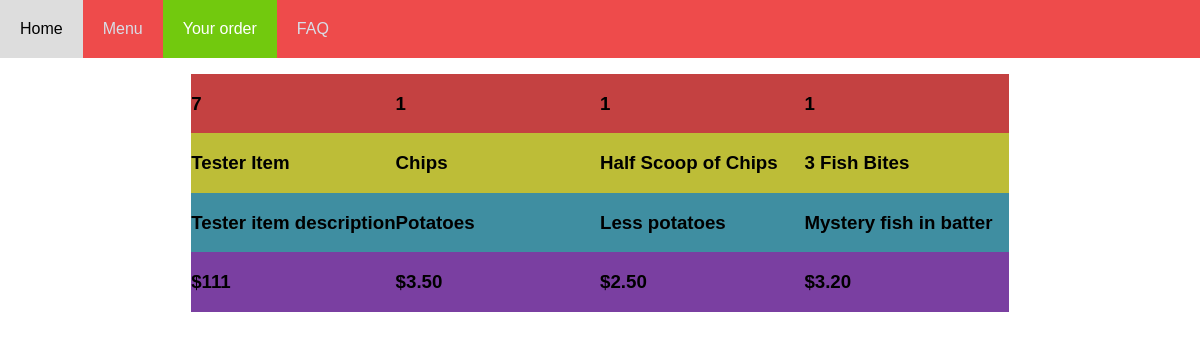
The page /orders on the database its author committed.
### tables this page shows
CREATE TABLE item (id INTEGER PRIMARY KEY, name STRING, description STRING, price DECIMAL, type STRING (100));

### main.py (the view)
@app.route("/orders")
def orders():
    cursor = get_db().cursor()
    sql = "SELECT item_id, name, description, price, order_item.item_id FROM item INNER JOIN order_item ON item.id = order_item.item_id"
    cursor.execute(sql)
    sql = cursor.fetchall()
    cursor = get_db().cursor()
    distinct = "SELECT DISTINCT item_id, name, description, price, order_item.item_id FROM item INNER JOIN order_item ON item.id = order_item.item_id"
    cursor.execute(distinct)
    distinct = cursor.fetchall()
    cursor = get_db().cursor()
    count = "SELECT item_id, COUNT(*) as quantity FROM order_item GROUP BY item_id"
    cursor.execute(count)
    count = cursor.fetchall()
    return render_template("order.html", sql = sql, distinct= distinct, count=count)

### main.py (called while the page is built)
def get_db():
    db = getattr(g, '_database', None)
    if db is None:
        db = g._database = sqlite3.connect(DATABASE)
    return db

@app.teardown_appcontext
def close_connection(exception):
    db = getattr(g, '_database', None)
    if db is not None:
        db.close()

### templates/order.html (shortened to what this page needs)
<!DOCTYPE html>
<html lang="en">
<head>
</head>
<body>
<link rel="stylesheet" href={{url_for('static',filename='stickymenu.css')}}>
  <div id="navbar">
      <a href="http://127.0.0.1:5000/home">Home</a>
      <a href="http://127.0.0.1:5000/menu">Menu</a>
      <a class = "active" href="http://127.0.0.1:5000/orders">Your order</a>
      <a href="http://127.0.0.1:5000/faq">FAQ</a>
    </div>
  <div class="content">
<div class = 'row'>
  {% for item in count%}
  <div id = "Quantity">
    <h3>{{item[1]}}</h3>
    </div>
{% endfor %}
{% for item in distinct%}
    <div id ="Item">
      <h3>{{ item [1] }}</h3>
    </div>
  {% endfor %}
{% for item in distinct%}
    <div id ="Description">
      <h3>{{ item [2] }}</h3>
    </div>
{% endfor %}
{% for item in distinct%}
    <div id ="Price">
      <h3>{{ item [3] }}</h3>
    </div>
{% endfor %}
</div>
  </div>
</body>
</html>

### static/stickymenu.css (style rules this page uses)
* { font-family: sans-serif; }
#navbar { overflow: hidden; background-color: rgb(238, 75, 75); }
#navbar a { float: left; display: block; color: #d8dee7; text-align: center; padding: 20px; text-decoration: none; font-family: Arial, Helvetica, sans-serif; }
html,body { padding:0; margin:0; }
body { margin: 0; }
.content { padding: 16px; }
#navbar a.active { background-color: #72c90e; color: white; }
.row { width: 70%; flex-wrap: wrap; justify-content: stretch-auto; display:flex; margin:auto; border:rgb(48, 48, 0) }
#Quantity { width:25%; background: rgb(196, 65, 65); }
#Item { width:25%; background: rgb(189, 189, 55); }
#Description { width:25%; background:rgb(63, 142, 161); }
#Price { width:25%; background: rgb(122, 63, 161); }

### rows shown on the page
item: name "Tester Item", description "Tester item description"
item: name "Half Scoop of Chips", description "Less potatoes"
item: name "3 Fish Bites", description "Mystery fish in batter"
item: description "Potatoes"

### other values the page prints
{{ item[1] }} "7" "1" "1" "1"
{{ item [1] }} "Chips"
{{ item [3] }} "$111" "$3.50" "$2.50" "$3.20"
